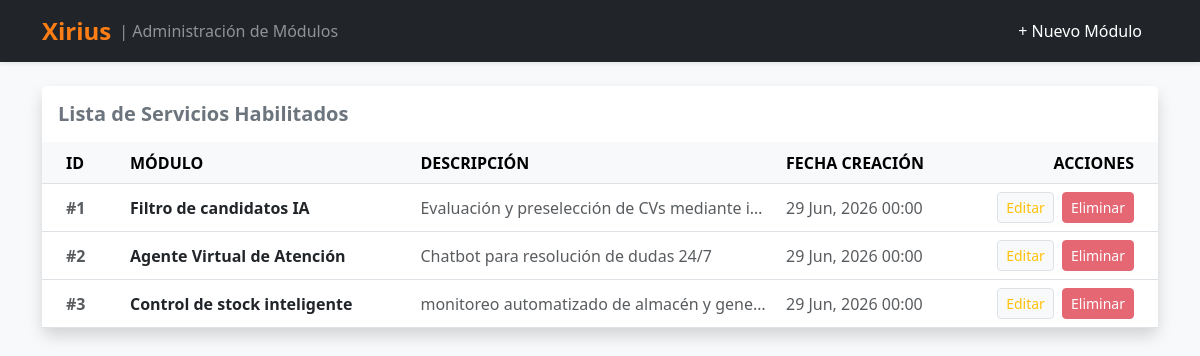
/modulos.php, run on the app's committed database.
### tables this page shows
CREATE TABLE `modulos` (
  `id` int(11) NOT NULL,
  `nombre` varchar(100) NOT NULL,
  `descripcion` text NOT NULL,
  `fecha_creacion` date NOT NULL DEFAULT current_timestamp()
);

### get_modulos.php (called while the page is built, shortened)
<?php
require_once 'db.php';
$query = "SELECT * FROM modulos ORDER BY fecha_creacion DESC";
$resultado = $conn->query($query);
?>

### modulos.php (the view, shortened to what this page needs)
<?php require_once 'get_modulos.php'; ?>
<!DOCTYPE html>
<html lang="es">
<head>
    <link href="https://cdn.jsdelivr.net/npm/bootstrap@5.3.0/dist/css/bootstrap.min.css" rel="stylesheet">
    <link rel="stylesheet" href="assets/css/style.css">
</head>
<body class="bg-light">
    <?php include_once 'header.php'; ?>
    <div class="container">
        <div class="card shadow border-0 rounded-3">
            <div class="card-header bg-white py-3 border-bottom border-light">
                <h5 class="card-title mb-0 fw-bold text-secondary">Lista de Servicios Habilitados</h5>
            </div>
            <div class="card-body p-0">
                <div class="table-responsive">
                    <table class="table table-hover align-middle mb-0">
                        <thead class="table-light text-uppercase fs-7 text-secondary">
                            <tr>
                                <th class="ps-4" style="width: 80px;">ID</th>
                                <th>Módulo</th>
                                <th>Descripción</th>
                                <th style="width: 180px;">Fecha Creación</th>
                                <th class="text-end pe-4" style="width: 200px;">Acciones</th>
                            </tr>
                        </thead>
                        <tbody>
                            <?php if ($resultado->num_rows > 0): ?>
                                <?php while($row = $resultado->fetch_assoc()): ?>
                                    <tr>
                                        <td class="ps-4 text-muted fw-bold">#<?php echo $row['id']; ?></td>
                                        <td>
                                            <span class="text-dark fw-semibold fs-6"><?php echo htmlspecialchars($row['nombre']); ?></span>
                                        </td>
                                        <td class="text-muted text-truncate" style="max-width: 300px;">
                                            <?php echo htmlspecialchars($row['descripcion']); ?>
                                        </td>
                                        <td class="text-muted fs-7"><?php echo date('d M, Y H:i', strtotime($row['fecha_creacion'])); ?></td>
                                        <td class="text-end pe-4">
                                            <a href="edit_modulo.php?id=<?php echo $row['id']; ?>" class="btn btn-sm btn-light border text-warning fw-medium me-1">Editar</a>
                                            <a href="delete_modulo.php?id=<?php echo $row['id']; ?>" class="btn btn-sm btn-danger opacity-75" onclick="return confirm('¿Seguro que deseas eliminar este módulo?')">Eliminar</a>
                                        </td>
                                    </tr>
                                <?php endwhile; ?>
                            <?php endif; ?>
                        </tbody>
                    </table>
                </div>
            </div>
        </div>
    </div>
</body>
</html>

### header.php
<nav class="navbar navbar-expand-lg navbar-dark bg-dark mb-4 shadow-sm">
    <div class="container">
        <a class="navbar-brand d-flex align-items-center" href="modulos.php">
            <span class="fs-4 fw-bold" style="color: #fd7e14;">Xirius</span>
            <span class="ms-2 text-white-50 fs-6">| Administración de Módulos</span>
        </a>
        <div class="navbar-nav ms-auto">
            <a class="nav-link btn btn-outline-warning text-white px-3" href="alta_modulo.php" style="border-color: #fd7e14; --bs-btn-hover-bg: #fd7e14;">+ Nuevo Módulo</a>
        </div>
    </div>
</nav>

### data on the page
modulos: id "1", nombre "Filtro de candidatos IA", descripcion "Evaluación y preselección de CVs mediante i…", fecha_creacion "29 Jun, 2026 00:00"
modulos: id "2", nombre "Agente Virtual de Atención", descripcion "Chatbot para resolución de dudas 24/7", fecha_creacion "29 Jun, 2026 00:00"
modulos: id "3", nombre "Control de stock inteligente", descripcion "monitoreo automatizado de almacén y gene…", fecha_creacion "29 Jun, 2026 00:00"
